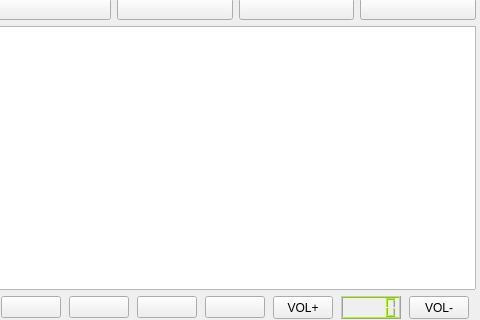
<?xml version="1.0" encoding="UTF-8"?>
<ui version="4.0">
 <class>MainWindow</class>
 <widget class="QMainWindow" name="MainWindow">
  <property name="geometry">
   <rect>
    <x>0</x>
    <y>0</y>
    <width>480</width>
    <height>320</height>
   </rect>
  </property>
  <property name="windowTitle">
   <string>MainWindow</string>
  </property>
  <widget class="QWidget" name="centralwidget">
   <widget class="QWidget" name="layoutWidget">
    <property name="geometry">
     <rect>
      <x>-5</x>
      <y>-2</y>
      <width>481</width>
      <height>321</height>
     </rect>
    </property>
    <layout class="QVBoxLayout" name="verticalLayout" stretch="0,0,0">
     <item>
      <layout class="QHBoxLayout" name="horizontalLayout">
       <item>
        <widget class="QPushButton" name="btnAlben">
         <property name="text">
          <string/>
         </property>
         <property name="icon">
          <iconset resource="resources.qrc">
           <normaloff>:/icons/Music</normaloff>:/icons/Music</iconset>
         </property>
         <property name="iconSize">
          <size>
           <width>48</width>
           <height>48</height>
          </size>
         </property>
        </widget>
       </item>
       <item>
        <widget class="QPushButton" name="btnRadio">
         <property name="text">
          <string/>
         </property>
         <property name="icon">
          <iconset resource="resources.qrc">
           <normaloff>:/icons/Radioactive</normaloff>:/icons/Radioactive</iconset>
         </property>
         <property name="iconSize">
          <size>
           <width>48</width>
           <height>48</height>
          </size>
         </property>
        </widget>
       </item>
       <item>
        <widget class="QPushButton" name="btnSettings">
         <property name="text">
          <string/>
         </property>
         <property name="icon">
          <iconset resource="resources.qrc">
           <normaloff>:/icons/Options</normaloff>:/icons/Options</iconset>
         </property>
         <property name="iconSize">
          <size>
           <width>48</width>
           <height>48</height>
          </size>
         </property>
        </widget>
       </item>
       <item>
        <widget class="QPushButton" name="btnSwitchOff">
         <property name="text">
          <string/>
         </property>
         <property name="icon">
          <iconset resource="resources.qrc">
           <normaloff>:/icons/Turn off</normaloff>:/icons/Turn off</iconset>
         </property>
         <property name="iconSize">
          <size>
           <width>48</width>
           <height>48</height>
          </size>
         </property>
        </widget>
       </item>
      </layout>
     </item>
     <item>
      <widget class="QTextBrowser" name="textBrowser">
       <property name="verticalScrollBarPolicy">
        <enum>Qt::ScrollBarAlwaysOff</enum>
       </property>
       <property name="horizontalScrollBarPolicy">
        <enum>Qt::ScrollBarAlwaysOff</enum>
       </property>
      </widget>
     </item>
     <item>
      <layout class="QHBoxLayout" name="horizontalLayout_2">
       <property name="spacing">
        <number>2</number>
       </property>
       <property name="sizeConstraint">
        <enum>QLayout::SetFixedSize</enum>
       </property>
       <item>
        <widget class="QPushButton" name="btnPrev">
         <property name="maximumSize">
          <size>
           <width>60</width>
           <height>16777215</height>
          </size>
         </property>
         <property name="text">
          <string/>
         </property>
         <property name="icon">
          <iconset resource="resources.qrc">
           <normaloff>:/icons/Backward</normaloff>:/icons/Backward</iconset>
         </property>
         <property name="iconSize">
          <size>
           <width>48</width>
           <height>48</height>
          </size>
         </property>
        </widget>
       </item>
       <item>
        <widget class="QPushButton" name="btnPlay">
         <property name="maximumSize">
          <size>
           <width>60</width>
           <height>16777215</height>
          </size>
         </property>
         <property name="text">
          <string/>
         </property>
         <property name="icon">
          <iconset resource="resources.qrc">
           <normaloff>:/icons/Go</normaloff>:/icons/Go</iconset>
         </property>
         <property name="iconSize">
          <size>
           <width>48</width>
           <height>48</height>
          </size>
         </property>
        </widget>
       </item>
       <item>
        <widget class="QPushButton" name="btnStop">
         <property name="maximumSize">
          <size>
           <width>60</width>
           <height>16777215</height>
          </size>
         </property>
         <property name="text">
          <string/>
         </property>
         <property name="icon">
          <iconset resource="resources.qrc">
           <normaloff>:/icons/Stop button</normaloff>:/icons/Stop button</iconset>
         </property>
         <property name="iconSize">
          <size>
           <width>48</width>
           <height>48</height>
          </size>
         </property>
        </widget>
       </item>
       <item>
        <widget class="QPushButton" name="btnNext">
         <property name="maximumSize">
          <size>
           <width>60</width>
           <height>16777215</height>
          </size>
         </property>
         <property name="text">
          <string/>
         </property>
         <property name="icon">
          <iconset resource="resources.qrc">
           <normaloff>:/icons/Forward</normaloff>:/icons/Forward</iconset>
         </property>
         <property name="iconSize">
          <size>
           <width>48</width>
           <height>48</height>
          </size>
         </property>
        </widget>
       </item>
       <item>
        <widget class="QPushButton" name="btnVolPlus">
         <property name="maximumSize">
          <size>
           <width>60</width>
           <height>60</height>
          </size>
         </property>
         <property name="text">
          <string>VOL+</string>
         </property>
        </widget>
       </item>
       <item>
        <widget class="QLCDNumber" name="lcdNumber">
         <property name="maximumSize">
          <size>
           <width>60</width>
           <height>60</height>
          </size>
         </property>
         <property name="palette">
          <palette>
           <active>
            <colorrole role="Light">
             <brush brushstyle="SolidPattern">
              <color alpha="255">
               <red>170</red>
               <green>255</green>
               <blue>0</blue>
              </color>
             </brush>
            </colorrole>
           </active>
           <inactive>
            <colorrole role="Light">
             <brush brushstyle="SolidPattern">
              <color alpha="255">
               <red>170</red>
               <green>255</green>
               <blue>0</blue>
              </color>
             </brush>
            </colorrole>
           </inactive>
           <disabled>
            <colorrole role="Light">
             <brush brushstyle="SolidPattern">
              <color alpha="255">
               <red>170</red>
               <green>255</green>
               <blue>0</blue>
              </color>
             </brush>
            </colorrole>
           </disabled>
          </palette>
         </property>
        </widget>
       </item>
       <item>
        <widget class="QPushButton" name="btnVolMinus">
         <property name="maximumSize">
          <size>
           <width>60</width>
           <height>60</height>
          </size>
         </property>
         <property name="text">
          <string>VOL-</string>
         </property>
        </widget>
       </item>
      </layout>
     </item>
    </layout>
   </widget>
  </widget>
 </widget>
 <resources>
  <include location="resources.qrc"/>
 </resources>
 <connections/>
</ui>
